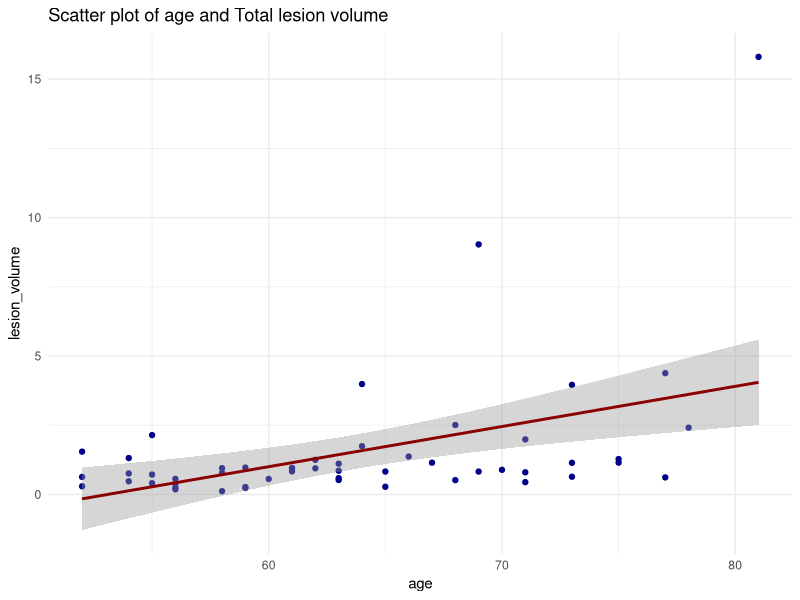
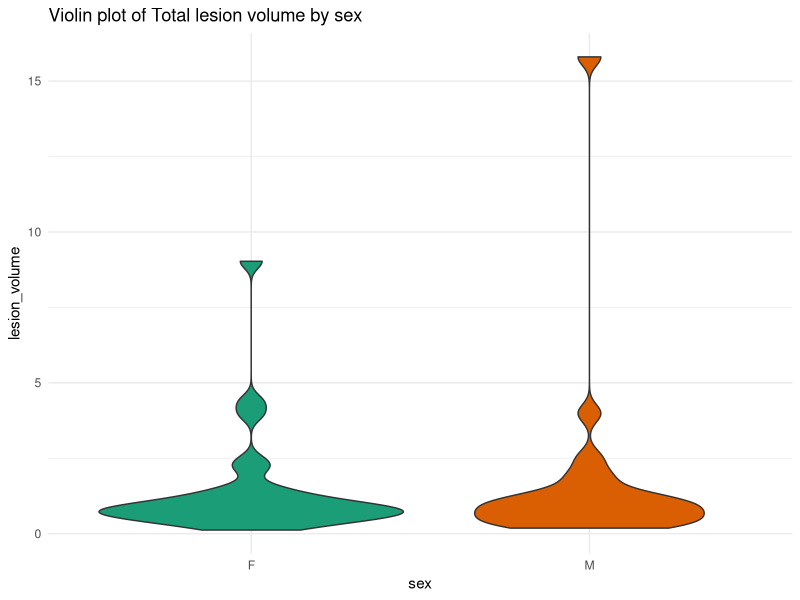
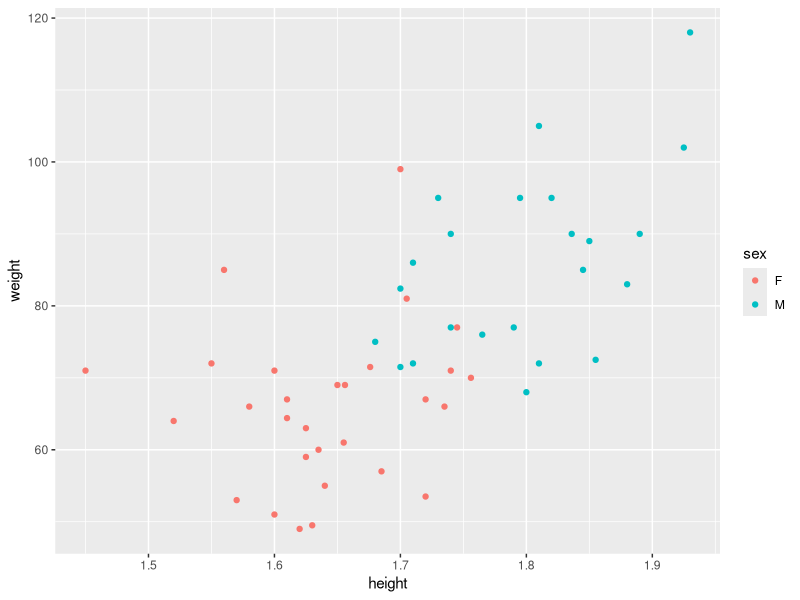
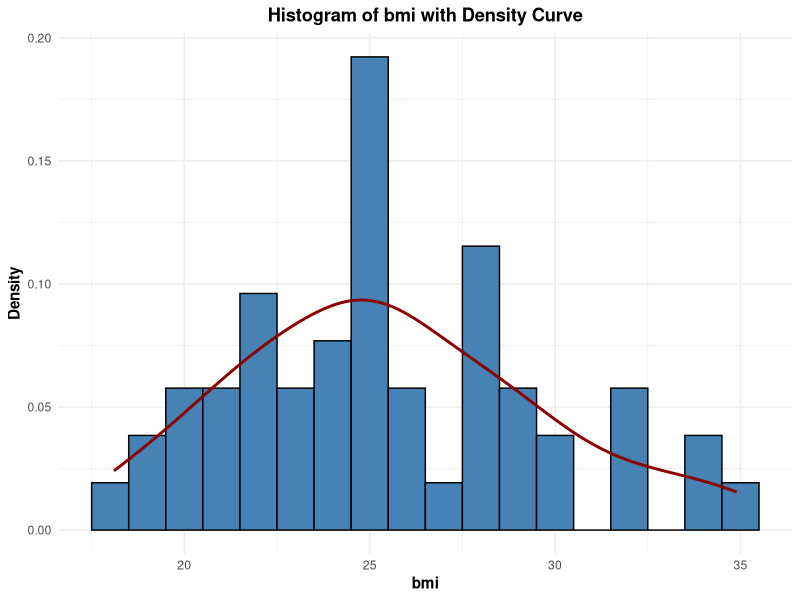
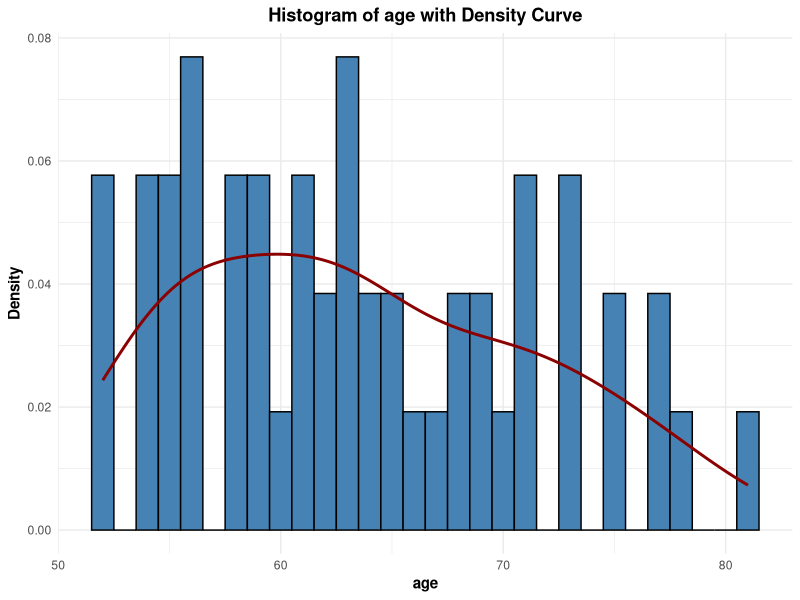
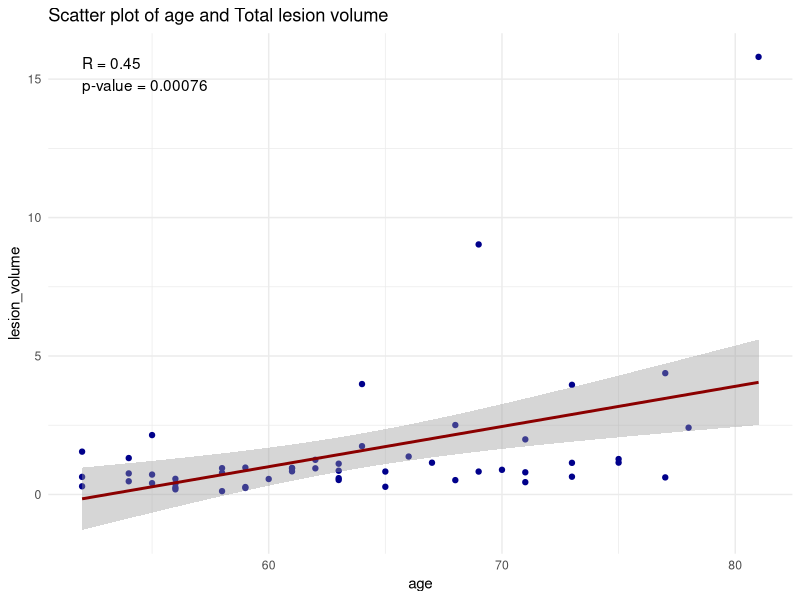
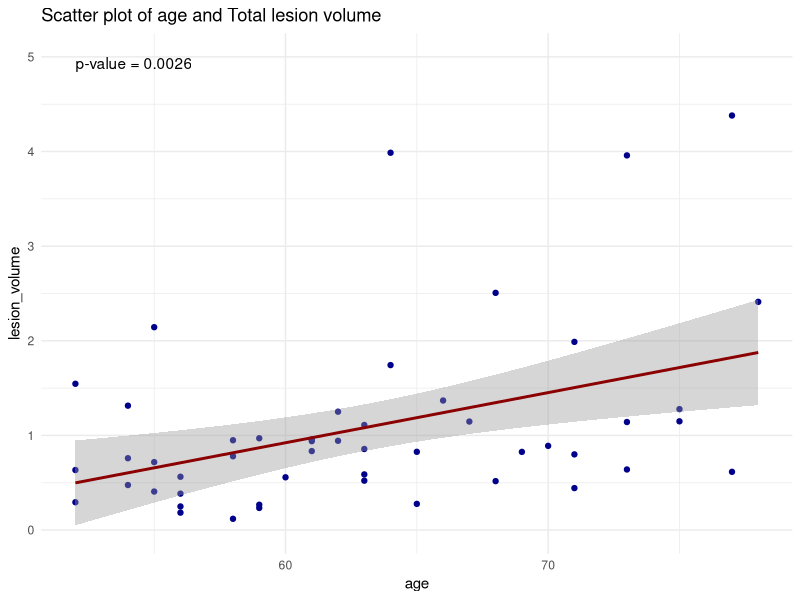
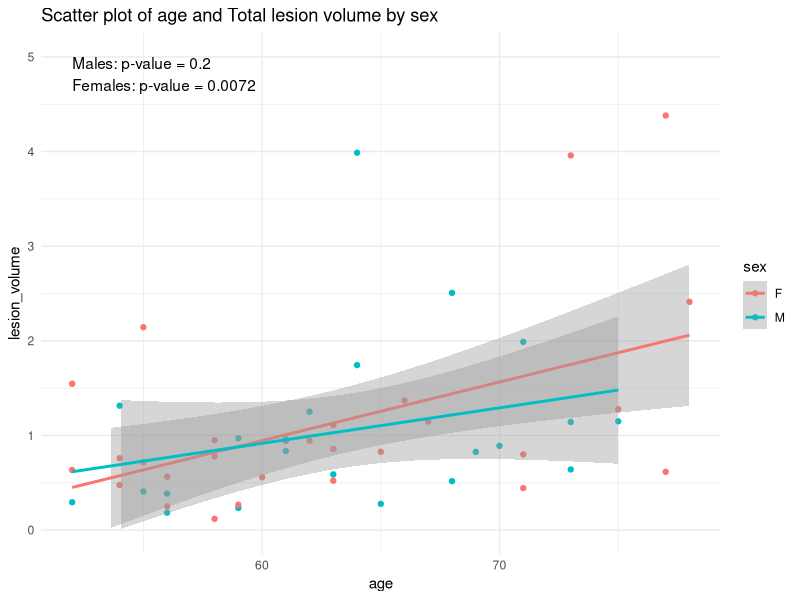

Generate these figures, in order, with R:
## ---- chunk 1
knitr::opts_chunk$set(echo = TRUE)
## ---- chunk 2
library(tidyverse)
library(ggplot2)
library(rmarkdown)
library(ggpubr)
## ---- chunk 3
data <- read_csv("data/participant_data.csv")
## ---- chunk 4
head(data)
## ---- chunk 5
summary(data)
## ---- chunk 6
ggplot(data, aes(x = age, y = `lesion_volume`)) +
  geom_point(color = "darkblue") +
  geom_smooth(method = "lm", se = TRUE, color = "darkred", linetype = "solid") +
  labs(title = "Scatter plot of age and Total lesion volume",
       x = "age",
       y = "lesion_volume") +
  theme_minimal()
## ---- chunk 7
ggplot(data, aes(x = sex, y = `lesion_volume`)) +
  geom_violin(aes(fill = sex), scale = "area", trim = TRUE) +
  scale_fill_brewer(palette = "Dark2") +
  labs(title = "Violin plot of Total lesion volume by sex",
       x = "sex",
       y = "lesion_volume") +
  theme_minimal() +
  theme(legend.position = "none")
## ---- chunk 8
g <- ggplot(data, aes(x=height, y=weight, colour=sex))
g <- g + geom_point()
g
## ---- chunk 9
ggplot(data, aes(x = bmi)) +
  geom_histogram(aes(y = after_stat(density)), binwidth = 1, fill = "steelblue", color = "black") +
  geom_density(color = "darkred", linetype = "solid", linewidth = 1) +
  labs(title = "Histogram of bmi with Density Curve",
       x = "bmi",
       y = "Density") +
  theme_minimal() +
  theme(plot.title = element_text(face = "bold", hjust = 0.5),
        axis.title.x = element_text(face = "bold"),
        axis.title.y = element_text(face = "bold"))
## ---- chunk 10
ggplot(data, aes(x = age)) +
  geom_histogram(aes(y = after_stat(density)), binwidth = 1, fill = "steelblue", color = "black") +
  geom_density(color = "darkred", linetype = "solid", linewidth = 1) +
  labs(title = "Histogram of age with Density Curve",
       x = "age",
       y = "Density") +
  theme_minimal() +
  theme(plot.title = element_text(face = "bold", hjust = 0.5),
        axis.title.x = element_text(face = "bold"),
        axis.title.y = element_text(face = "bold"))
## ---- chunk 11
group_by(data, sex) %>%
  summarise(
    count = n(),
    mean = mean(height, na.rm = TRUE),
    sd = sd(height, na.rm = TRUE)
  )

group_by(data, sex) %>%
  summarise(
    count = n(),
    mean = mean(weight, na.rm = TRUE),
    sd = sd(weight, na.rm = TRUE)
  )
## ---- chunk 12
women<-data[which(data$sex=="F"),] 
men<-data[which(data$sex=="M"),] 

t.test(women$height, men$height)
t.test(women$weight, men$weight)
## ---- chunk 13
# Calculate linear regression
regression <- lm(`lesion_volume` ~ age, data = data)
r_value <- cor(data$age, data$`lesion_volume`)
p_value <- summary(regression)$coefficients[2, "Pr(>|t|)"]

# Create plot
ggplot(data, aes(x = age, y = `lesion_volume`)) +
  geom_point(color = "darkblue") +
  geom_smooth(method = "lm", se = TRUE, color = "darkred", linetype = "solid") +
  labs(title = "Scatter plot of age and Total lesion volume",
       x = "age",
       y = "lesion_volume") +
  theme_minimal() +
  annotate("text", x = min(data$age), y = max(data$`lesion_volume`),
           label = paste("R = ", round(r_value, 2), "\np-value = ", format.pval(p_value, digits = 2), sep = ""),
           hjust = 0, vjust = 1)
## ---- chunk 14
# Remove 21st and 30th rows
data_removed <- data[-c(21, 30),]

# Perform linear regression
model <- lm(`lesion_volume` ~ age, data = data_removed)
p_value <- summary(model)$coefficients[2, "Pr(>|t|)"]

# Create a scatter plot
ggplot(data_removed, aes(x = age, y = `lesion_volume`)) +
  geom_point(color = "darkblue") +
  geom_smooth(method = "lm", se = TRUE, color = "darkred", linetype = "solid") +
  labs(title = "Scatter plot of age and Total lesion volume",
       x = "age",
       y = "lesion_volume") +
  scale_y_continuous(limits = c(0, 5)) +
  theme_minimal() +
  annotate("text", x = min(data_removed$age), y = 5,
           label = paste("p-value = ", format.pval(p_value, digits = 2), sep = ""),
           hjust = 0, vjust = 1)
## ---- chunk 15
# Perform linear regression for each sex
model_male <- lm(`lesion_volume` ~ age, data = data_removed[data_removed$sex == "M",])
model_female <- lm(`lesion_volume` ~ age, data = data_removed[data_removed$sex == "F",])

# Extract p-values
p_value_male <- summary(model_male)$coefficients[2, "Pr(>|t|)"]
p_value_female <- summary(model_female)$coefficients[2, "Pr(>|t|)"]

# Create a scatter plot separating Males and Females
ggplot(data_removed, aes(x = age, y = `lesion_volume`, color = sex)) +
  geom_point() +
  geom_smooth(method = "lm", se = TRUE, linetype = "solid") +
  labs(title = "Scatter plot of age and Total lesion volume by sex",
       x = "age",
       y = "lesion_volume") +
  scale_y_continuous(limits = c(0, 5)) +
  theme_minimal() +
  annotate("text", x = min(data_removed$age), y = 5,
           label = paste("Males: p-value = ", format.pval(p_value_male, digits = 2), "\nFemales: p-value = ", format.pval(p_value_female, digits = 2), sep = ""),
           hjust = 0, vjust = 1)
## ---- chunk 16
rt_data <- read_csv("data/rt_data.csv")
## ---- chunk 17
# Create a theme for scientific publication
theme_publication <- theme_minimal() +
  theme(
    plot.title = element_text(face = "bold", size = 14, hjust = 0.5),
    axis.title = element_text(face = "bold", size = 12),
    axis.text = element_text(size = 10),
    legend.position = "none"
  )

# Plot Age against correct_rt
rt_model <- lm(correct_rt ~ Age, data = rt_data)
rt_p_value <- summary(rt_model)$coefficients[2, "Pr(>|t|)"]

rt_plot <- ggplot(rt_data, aes(x = Age, y = correct_rt)) +
  geom_point(color = "darkblue") +
  geom_smooth(method = "lm", se = FALSE, color = "darkred", linetype = "solid") +
  labs(title = "Reaction Time vs. Age",
       x = "Age",
       y = "Mean Correct Reaction Time (ms)") +
  theme_publication +
  annotate("text", x = min(rt_data$Age), y = max(rt_data$correct_rt),
           label = paste("p-value =", format.pval(rt_p_value, digits = 3)),
           hjust = 0, vjust = 1, size = 4)

# Plot Age against correct_percent
percent_model <- lm(correct_percent ~ Age, data = rt_data)
percent_p_value <- summary(percent_model)$coefficients[2, "Pr(>|t|)"]

percent_plot <- ggplot(rt_data, aes(x = Age, y = correct_percent)) +
  geom_point(color = "darkblue") +
  geom_smooth(method = "lm", se = FALSE, color = "darkred", linetype = "solid") +
  labs(title = "Correct Percentage vs. Age",
       x = "Age",
       y = "Correct Percentage (%)") +
  theme_publication +
  annotate("text", x = min(rt_data$Age), y = max(rt_data$correct_percent),
           label = paste("p-value =", format.pval(percent_p_value, digits = 3)),
           hjust = 0, vjust = 1, size = 4)

# Display the plots
print(rt_plot)
print(percent_plot)
## ---- chunk 18
# Create a theme for scientific publication
theme_publication <- theme_minimal() +
  theme(
    plot.title = element_text(face = "bold", size = 14, hjust = 0.5),
    axis.title = element_text(face = "bold", size = 12),
    axis.text = element_text(size = 10),
    legend.title = element_blank(),
    legend.text = element_text(size = 10),
    legend.position = "bottom"
  )

# Plot Age against correct_rt separated by Sex
rt_model_m <- lm(correct_rt ~ Age, data = rt_data[rt_data$Sex == "M", ])
rt_model_f <- lm(correct_rt ~ Age, data = rt_data[rt_data$Sex == "F", ])
rt_p_value_m <- summary(rt_model_m)$coefficients[2, "Pr(>|t|)"]
rt_p_value_f <- summary(rt_model_f)$coefficients[2, "Pr(>|t|)"]

rt_plot <- ggplot(rt_data, aes(x = Age, y = correct_rt, color = Sex)) +
  geom_point() +
  geom_smooth(method = "lm", se = FALSE, linetype = "solid") +
  labs(title = "Reaction Time vs. Age by Sex",
       x = "Age",
       y = "Correct Reaction Time (ms)") +
  scale_color_manual(values = c("darkblue", "darkred"),
                     labels = c("Female", "Male")) +
  theme_publication +
  annotate("text", x = min(rt_data$Age), y = max(rt_data$correct_rt),
           label = paste("Males: p-value =", format.pval(rt_p_value_m, digits = 3),
                         "\nFemales: p-value =", format.pval(rt_p_value_f, digits = 3)),
           hjust = 0, vjust = 1, size = 4) +
  guides(color = guide_legend(title = "Sex"))

# Plot Age against correct_percent separated by Sex
percent_model_m <- lm(correct_percent ~ Age, data = rt_data[rt_data$Sex == "M", ])
percent_model_f <- lm(correct_percent ~ Age, data = rt_data[rt_data$Sex == "F", ])
percent_p_value_m <- summary(percent_model_m)$coefficients[2, "Pr(>|t|)"]
percent_p_value_f <- summary(percent_model_f)$coefficients[2, "Pr(>|t|)"]

percent_plot <- ggplot(rt_data, aes(x = Age, y = correct_percent, color = Sex)) +
  geom_point() +
  geom_smooth(method = "lm", se = FALSE, linetype = "solid") +
  labs(title = "Correct Percentage vs. Age by Sex",
       x = "Age",
       y = "Correct Percentage (%)") +
  scale_color_manual(values = c("darkblue", "darkred"),
                     labels = c("Female", "Male")) +
  theme_publication +
  annotate("text", x = min(rt_data$Age), y = min(rt_data$correct_percent),
           label = paste("Males: p-value =", format.pval(percent_p_value_m, digits = 3),
                         "\nFemales: p-value =", format.pval(percent_p_value_f, digits = 3)),
           hjust = 0, vjust = 0, size = 4) +
  guides(color = guide_legend(title = "Sex"))

# Display the plots
print(rt_plot)
print(percent_plot)
## ---- chunk 19
# Create a theme for scientific publication
theme_publication <- theme_minimal() +
  theme(
    plot.title = element_text(face = "bold", size = 14, hjust = 0.5),
    axis.title = element_text(face = "bold", size = 12),
    axis.text = element_text(size = 10),
    legend.position = "none"
  )

# Plot lesion_number against correct_percent
model_ln_cp <- lm(correct_percent ~ lesion_number, data = rt_data)
p_value_ln_cp <- summary(model_ln_cp)$coefficients[2, "Pr(>|t|)"]

plot_ln_cp <- ggplot(rt_data, aes(x = lesion_number, y = correct_percent)) +
  geom_point(color = "darkblue", alpha = 0.7) +
  geom_smooth(method = "lm", se = FALSE, color = "darkblue", linetype = "solid") +
  labs(title = "Lesion Number vs. Correct Percentage",
       x = "Lesion Number",
       y = "Correct Percentage (%)") +
  annotate("text", x = max(rt_data$lesion_number), y = max(rt_data$correct_percent),
           label = paste("p-value =", format.pval(p_value_ln_cp, digits = 3)),
           hjust = 1, vjust = 1, size = 4) +
  theme_publication

# Plot lesion_number against correct_rt
model_ln_rt <- lm(correct_rt ~ lesion_number, data = rt_data)
p_value_ln_rt <- summary(model_ln_rt)$coefficients[2, "Pr(>|t|)"]

plot_ln_rt <- ggplot(rt_data, aes(x = lesion_number, y = correct_rt)) +
  geom_point(color = "darkred", alpha = 0.7) +
  geom_smooth(method = "lm", se = FALSE, color = "darkred", linetype = "solid") +
  labs(title = "Lesion Number vs. Correct Reaction Time",
       x = "Lesion Number",
       y = "Correct Reaction Time (ms)") +
  annotate("text", x = max(rt_data$lesion_number), y = max(rt_data$correct_rt),
           label = paste("p-value =", format.pval(p_value_ln_rt, digits = 3)),
           hjust = 1, vjust = 1, size = 4) +
  theme_publication

# Plot lesion_volume against correct_percent
model_lv_cp <- lm(correct_percent ~ lesion_volume, data = rt_data)
p_value_lv_cp <- summary(model_lv_cp)$coefficients[2, "Pr(>|t|)"]

plot_lv_cp <- ggplot(rt_data, aes(x = lesion_volume, y = correct_percent)) +
  geom_point(color = "darkblue", alpha = 0.7) +
  geom_smooth(method = "lm", se = FALSE, color = "darkblue", linetype = "solid") +
  labs(title = "Lesion Volume vs. Correct Percentage",
       x = "Lesion Volume",
       y = "Correct Percentage (%)") +
  annotate("text", x = max(rt_data$lesion_volume), y = max(rt_data$correct_percent),
           label = paste("p-value =", format.pval(p_value_lv_cp, digits = 3)),
           hjust = 1, vjust = 1, size = 4) +
  theme_publication

# Plot lesion_volume against correct_rt
model_lv_rt <- lm(correct_rt ~ lesion_volume, data = rt_data)
p_value_lv_rt <- summary(model_lv_rt)$coefficients[2, "Pr(>|t|)"]

plot_lv_rt <- ggplot(rt_data, aes(x = lesion_volume, y = correct_rt)) +
  geom_point(color = "darkred", alpha = 0.7) +
  geom_smooth(method = "lm", se = FALSE, color = "darkred", linetype = "solid") +
  labs(title = "Lesion Volume vs. Correct Reaction Time",
       x = "Lesion Volume",
       y = "Correct Reaction Time (ms)") +
  annotate("text", x = max(rt_data$lesion_volume), y = max(rt_data$correct_rt),
           label = paste("p-value =", format.pval(p_value_lv_rt, digits = 3)),
           hjust = 1, vjust = 1, size = 4) +
  theme_publication

# Display the plots
print(plot_ln_cp)
print(plot_ln_rt)
print(plot_lv_cp)
print(plot_lv_rt)
## ---- chunk 20
# Create a theme for scientific publication
theme_publication <- theme_minimal() +
  theme(
    plot.title = element_text(face = "bold", size = 14, hjust = 0.5),
    axis.title = element_text(face = "bold", size = 12),
    axis.text = element_text(size = 10),
    legend.position = "none"
  )

# Subset the data to exclude lesion_volume greater than 5
rt_data_subset <- subset(rt_data, lesion_volume <= 5)

# Plot lesion_number against correct_percent
model_ln_cp <- lm(correct_percent ~ lesion_number, data = rt_data_subset)
p_value_ln_cp <- summary(model_ln_cp)$coefficients[2, "Pr(>|t|)"]

plot_ln_cp <- ggplot(rt_data_subset, aes(x = lesion_number, y = correct_percent)) +
  geom_point(color = "darkblue", alpha = 0.7) +
  geom_smooth(method = "lm", se = FALSE, color = "darkblue", linetype = "solid") +
  labs(title = "Lesion Number vs. Correct Percentage",
       x = "Lesion Number",
       y = "Correct Percentage (%)") +
  annotate("text", x = max(rt_data_subset$lesion_number), y = max(rt_data_subset$correct_percent),
           label = paste("p-value =", format.pval(p_value_ln_cp, digits = 3)),
           hjust = 1, vjust = 1, size = 4) +
  theme_publication

# Plot lesion_number against correct_rt
model_ln_rt <- lm(correct_rt ~ lesion_number, data = rt_data_subset)
p_value_ln_rt <- summary(model_ln_rt)$coefficients[2, "Pr(>|t|)"]

plot_ln_rt <- ggplot(rt_data_subset, aes(x = lesion_number, y = correct_rt)) +
  geom_point(color = "darkred", alpha = 0.7) +
  geom_smooth(method = "lm", se = FALSE, color = "darkred", linetype = "solid") +
  labs(title = "Lesion Number vs. Correct Reaction Time",
       x = "Lesion Number",
       y = "Correct Reaction Time (ms)") +
  annotate("text", x = max(rt_data_subset$lesion_number), y = max(rt_data_subset$correct_rt),
           label = paste("p-value =", format.pval(p_value_ln_rt, digits = 3)),
           hjust = 1, vjust = 1, size = 4) +
  theme_publication

# Plot lesion_volume against correct_percent
model_lv_cp <- lm(correct_percent ~ lesion_volume, data = rt_data_subset)
p_value_lv_cp <- summary(model_lv_cp)$coefficients[2, "Pr(>|t|)"]

plot_lv_cp <- ggplot(rt_data_subset, aes(x = lesion_volume, y = correct_percent)) +
  geom_point(color = "darkblue", alpha = 0.7) +
  geom_smooth(method = "lm", se = FALSE, color = "darkblue", linetype = "solid") +
  labs(title = "Lesion Volume vs. Correct Percentage",
       x = "Lesion Volume",
       y = "Correct Percentage (%)") +
  annotate("text", x = max(rt_data_subset$lesion_volume), y = max(rt_data_subset$correct_percent),
           label = paste("p-value =", format.pval(p_value_lv_cp, digits = 3)),
           hjust = 1, vjust = 1, size = 4) +
  theme_publication

# Plot lesion_volume against correct_rt
model_lv_rt <- lm(correct_rt ~ lesion_volume, data = rt_data_subset)
p_value_lv_rt <- summary(model_lv_rt)$coefficients[2, "Pr(>|t|)"]

plot_lv_rt <- ggplot(rt_data_subset, aes(x = lesion_volume, y = correct_rt)) +
  geom_point(color = "darkred", alpha = 0.7) +
  geom_smooth(method = "lm", se = FALSE, color = "darkred", linetype = "solid") +
  labs(title = "Lesion Volume vs. Correct Reaction Time",
       x = "Lesion Volume",
       y = "Correct Reaction Time (ms)") +
  annotate("text", x = max(rt_data_subset$lesion_volume), y = max(rt_data_subset$correct_rt),
           label = paste("p-value =", format.pval(p_value_lv_rt, digits = 3)),
           hjust = 1, vjust = 1, size = 4) +
  theme_publication

# Display the plots
print(plot_ln_cp)
print(plot_ln_rt)
print(plot_lv_cp)
print(plot_lv_rt)
## ---- chunk 21
combined_data <- read_csv("data/correct_rt_data.csv")
## ---- chunk 22
# Create the scatter plot with mean and standard deviation error bars and a trend line
ggplot(combined_data, aes(x = age, y = RT, color = ID)) +
  geom_point(alpha = 0.5) +
  stat_summary(fun.data = "mean_sdl", fun.args = list(mult = 1), geom = "errorbar", width = 0.4, color = "black") +
  stat_summary(fun = "mean", geom = "point", shape = 21, fill = "white", size = 3) +
  geom_smooth(method = "lm", se = TRUE, color = "black", fill = "gray", alpha = 0.2) +
  labs(x = "Age", y = "Reaction Time", color = "ID") +
  theme_classic() +
  guides(color = FALSE)
